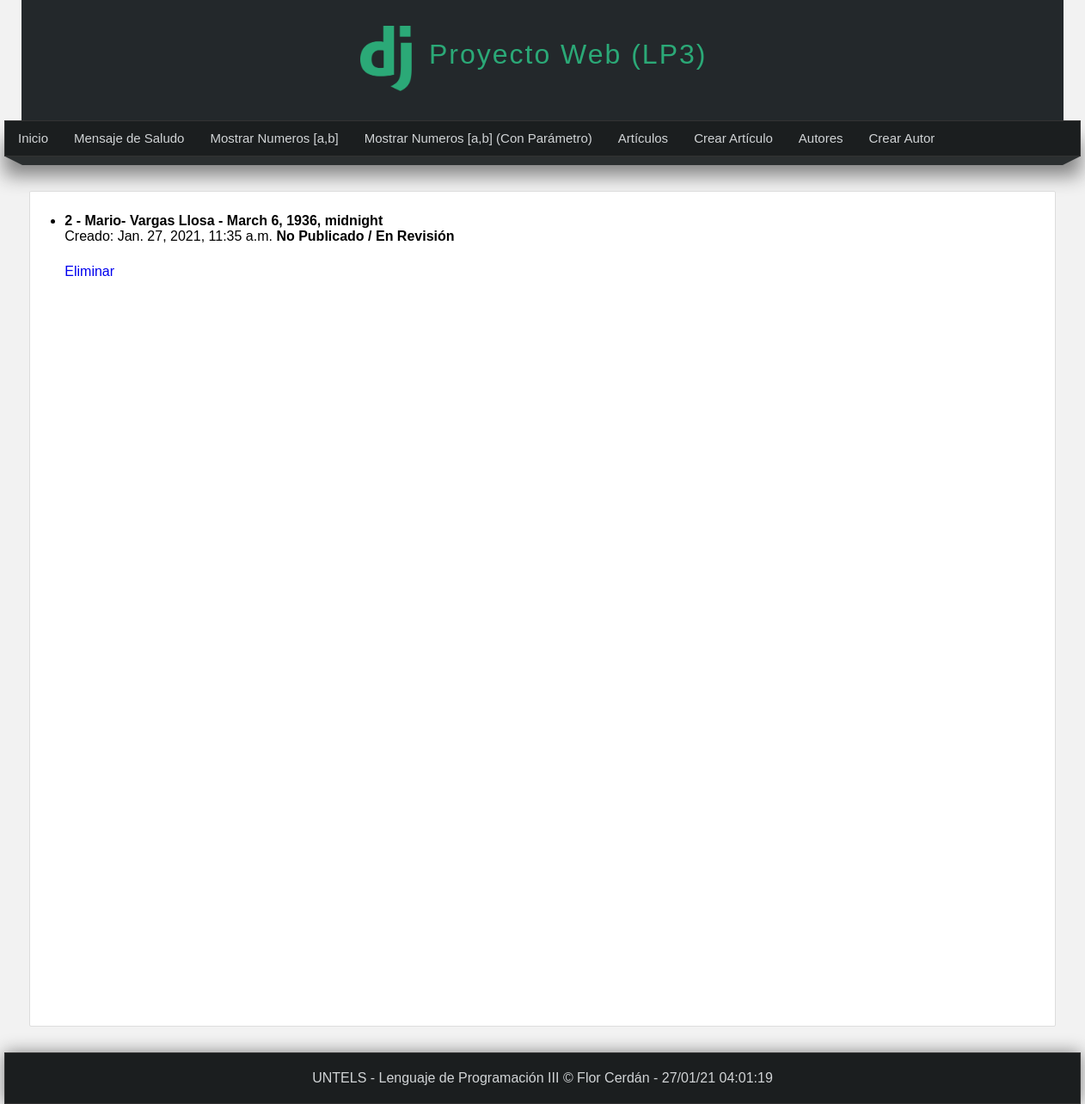
Page /listar_autores on the committed database.
### miapp/models.py (models this page shows)
class Autor(models.Model):
    nombre = models.CharField(max_length=110)
    apellido = models.CharField(max_length=110)
    sexo = models.CharField(max_length=20)
    fecha_nacimiento = models.DateTimeField(auto_now_add=False)
    pais = models.CharField(max_length=20)
    creado = models.DateTimeField(auto_now_add=True)
    actualizado = models.DateTimeField(auto_now=True)

### miapp/views.py (the view)
# urls.py: path('listar_autores', views.listar_autores, name="listar_autores"),
def listar_autores(request):
    autores = Autor.objects.all()
    """
    autores = Autor.objects.filter(
        Q(titulo__contains="Py") |
        Q(titulo__contains="Hab")
    )
    """
    return render(request, 'listar_autores.html',{
        'autores': autores,
        'nombre': 'Listado de Autores'
    })

### miapp/templates/listar_autores.html (shortened to what this page needs)
{% extends 'layout.html' %} {% block title %} {{titulo}} {% endblock title %} {% block content %}
<ul>
    {% for autor in autores %}
    <li>
        <h4>
            {{autor.id}} - {{autor.nombre}}- {{autor.apellido}} - {{autor.fecha_nacimiento}}
        </h4>
        <span>
                    Creado: {{autor.creado}}
                </span> {% if autor.publicado %}
        <strong>
                        Publicado
                    </strong> {% else %}
        <strong>
                        No Publicado / En Revisión
                    </strong> {% endif %}
        <p>
            {{autor.contenido}}<br>
            <a href="{% url 'eliminar_autor' id=autor.id %}">
                        Eliminar
                    </a>
        </p>
    </li>
    {% endfor %}
</ul>
{% endblock content %}

### miapp/static/css/style.css (style rules this page uses)
* { margin: 0px; padding: 0px; font-family: Arial, Helvetica, sans-serif; text-decoration: none; }
.box p, .box h2, .box h3, .box ul { margin-bottom: 5px; margin-top: 5px; }
.box ul, .box ol { margin-left: 20px; margin-bottom: 10px; }
body { background-color: #f2f2f2; }

### rows in the picture
Autor: id "2", nombre "Mario", apellido "Vargas Llosa", fecha_nacimiento "March 6, 1936, midnight", creado "Jan. 27, 2021, 11:35 a.m."
